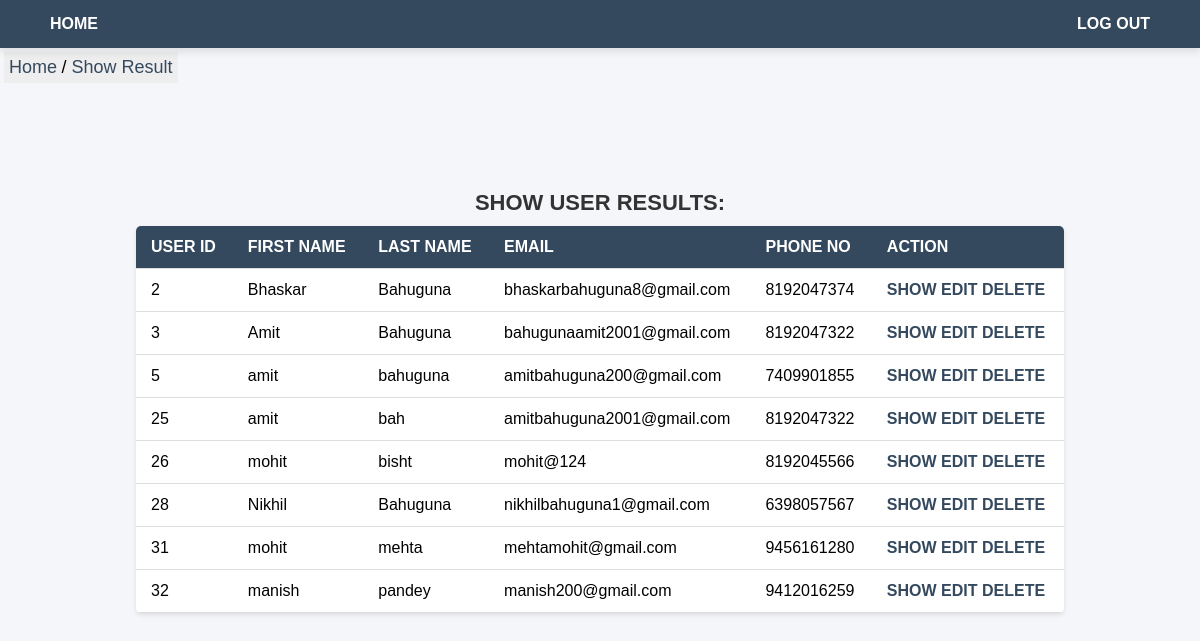
Page /src/view/showresults.php (signed in) on the committed database.
### tables this page shows
CREATE TABLE `user` (
  `user_id` int NOT NULL,
  `fname` varchar(50) NOT NULL,
  `lname` varchar(50) DEFAULT NULL,
  `mail` varchar(50) NOT NULL,
  `phone_no` varchar(10) NOT NULL,
  `password` varchar(10) NOT NULL,
  `admin` int NOT NULL DEFAULT '0'
);

### src/controller/user_controller.php (called while the page is built, shortened)
<?php
require ("/var/www/html/result-management/src/view/connection.php");
class UserController{
    private $connection;
    function __construct(){
        $mysqlconnection= new MysqlConnection();
        $this->connection = $mysqlconnection->get_connection();
    }
 function get_users_with_results(){
    $users=[];
    $user_query = "SELECT user_id, fname, lname, mail, phone_no FROM user WHERE admin != 1 AND user_id IN (SELECT user_id FROM user_result)";
    $result =$this->connection->query($user_query);
    if ($result->num_rows > 0){
        while ($row = $result->fetch_assoc()) {
            $user_id = $row['user_id'];
            $firstname = $row['fname'];
            $lastname = $row['lname'];
            $mail = $row['mail'];
            $mobile_no = $row['phone_no'];
         $user= new User ( $user_id,$firstname,$lastname,$mail,$mobile_no,"",0);
               $users[]=$user;
        }
    }
    return $users;
 }
}
?>

### src/view/connection.php (called while the page is built, shortened)
<?php
class MysqlConnection{
    private $conn ;
   function __construct (){
    $this->conn = new mysqli("localhost", "amit", "amit", "result_management");
   }
function get_connection(){
    return $this->conn ;
}
}
?>

### src/model/user.php (called while the page is built, shortened)
<?php
class User {
private $user_id;
private $first_name;
private $last_name;
private $email;
private $phone_no;
function __construct($user_id, $first_name,$last_name,$email,$phone_no,$password,$admin){
    $this->user_id = $user_id;
    $this->first_name = $first_name;
    $this ->last_name = $last_name;
    $this ->email = $email;
    $this ->phone_no = $phone_no;
}
function get_user_id(){
    return $this -> user_id;
}
function get_first_name(){
    return $this ->first_name;
}
function get_last_name(){
    return $this ->last_name;
}
function get_email(){
    return $this->email;
}
function get_phone_no(){
    return $this ->phone_no;
}
}

### src/view/showresults.php (the view, shortened to what this page needs)
<?php
    include "header.php";
     require_once("../controller/user_controller.php");
?>
<!DOCTYPE html>
<html lang="en">
<link rel="stylesheet" href="/result-management/src/assets/css/manageuser.css">
<head>
</head>
<body>
<div class="container">
    <div class="breadcrumb">
        <ul class="breadcrumb">
            <li><a href="/result-management/src/index.php">Home</a></li>
            <li><a href="showresults.php">Show Result</a></li>
        </ul>
    </div>
    <div class="result" >
    <?php
       $controller= new UserController();
       $users = $controller->get_users_with_results();
       if ($users) {
       echo "<h2>SHOW USER RESULTS:</h2>";
            echo "<table>";
            echo "<tr><th>USER ID</th><th>FIRST NAME</th><th>LAST NAME</th><th>EMAIL</th><th>PHONE NO</th><th>ACTION</th></tr>";
            foreach ($users as $user) {
                $user_id=$user->get_user_id();
                $fname= $user->get_first_name();
                $lname= $user->get_last_name();
                $mail= $user->get_email();
                $phone_no=$user->get_phone_no();
                echo "<tr>";
                echo "<td>{$user_id}</td>";
                echo "<td>{$fname}</td>";
                echo "<td>{$lname}</td>";
                echo "<td>{$mail}</td>";
                echo "<td>{$phone_no}</td>";
                echo "<td> <a href='viewresult.php?user_id={$user_id}'>SHOW</a> <a href='editresult.php?user_id={$user_id}'>EDIT</a> <a href='deleteresult.php?user_id={$user_id}'>DELETE</a></td>";
                echo "</tr>";
       }
            echo "</table>";
     } else {
            echo "<p>No results available.</p>";
        }
    ?>
    </div>
    </div>
</body>
</html>

### src/view/header.php (shortened to what this page needs)
<!DOCTYPE html>
<html lang="en">
<head>
    <link rel="stylesheet" href="/result-management/src/assets/css/header.css">
</head>
<body>
<?php
if (isset($_SESSION['user_email'])) {
    $user_logged_in = true;
}
else {
    $user_logged_in =false;
}
?>
<div class="header">
        <div id="home">
            <a href='/result-management/src/index.php'>HOME</a>
        </div>
        <div id="logout">
            <?php if ($user_logged_in) { ?>
                <a href='logout.php'>LOG OUT</a>
            <?php } else { ?>
                <a href='login.php'>LOG IN</a>
            <?php } ?>
        </div>
    </div>
    </body>
    </html>

### src/assets/css/header.css (style rules this page uses)
* { margin: 0; padding: 0; box-sizing: border-box; }
body { font-family: 'Poppins', sans-serif; background-color: #f4f6f9; }
.header { width: 100%; background-color: #34495e; padding: 15px 30px; box-shadow: 0 4px 8px rgba(0, 0, 0, 0.1); display: flex; justify-content: space-between; align-items: center; position: fixed; top: 0; left: 0; z-index: 1000; }
.header a { color: white; text-decoration: none; padding: 10px 20px; font-weight: bold; border-radius: 5px; transition: background-color 0.3s; }
#home { margin-right: auto; }
#logout { margin-left: auto; }
.container { margin-top: 100px; padding: 20px; }
.breadcrumb { position: absolute; left: 2px; width: max-content; top: 26px; }
ul.breadcrumb { padding: 5px 5px; list-style: none; background-color: #eee; display: inline-block; }
ul.breadcrumb li { display: inline; font-size: 18px; }
ul.breadcrumb li+li:before { padding: 0px; color: black; content: "/\00a0"; }
ul.breadcrumb li a { color: #34495e; text-decoration: none; }

### src/assets/css/manageuser.css (style rules this page uses)
h2 { font-size: 24px; text-align: center; margin-bottom: 20px; }
table { width: 80%; border-collapse: collapse; margin: auto; font-size: 16px; background-color: #fff; border-radius: 5px; box-shadow: 0 2px 4px rgba(0, 0, 0, 0.1); overflow: hidden; }
table th, table td { padding: 12px 15px; text-align: left; border-bottom: 1px solid #ddd; }
table th { background-color: #34495e; color: white; font-weight: bold; }
table a { color: #34495e; text-decoration: none; font-weight: bold; }
h2 { color: #333; font-size: 22px; margin-bottom: 10px; margin-top: 70px; }

### rows in the picture
user: user_id "2", fname "Bhaskar", lname "Bahuguna", mail "bhaskarbahuguna8@gmail.com", phone_no "8192047374"
user: user_id "3", fname "Amit", lname "Bahuguna", mail "bahugunaamit2001@gmail.com", phone_no "8192047322"
user: user_id "5", fname "amit", lname "bahuguna", mail "amitbahuguna200@gmail.com", phone_no "7409901855"
user: user_id "25", fname "amit", lname "bah", mail "amitbahuguna2001@gmail.com", phone_no "8192047322"
user: user_id "26", fname "mohit", lname "bisht", mail "mohit@124", phone_no "8192045566"
user: user_id "28", fname "Nikhil", lname "Bahuguna", mail "nikhilbahuguna1@gmail.com", phone_no "6398057567"
user: user_id "31", fname "mohit", lname "mehta", mail "mehtamohit@gmail.com", phone_no "9456161280"
user: user_id "32", fname "manish", lname "pandey", mail "manish200@gmail.com", phone_no "9412016259"
